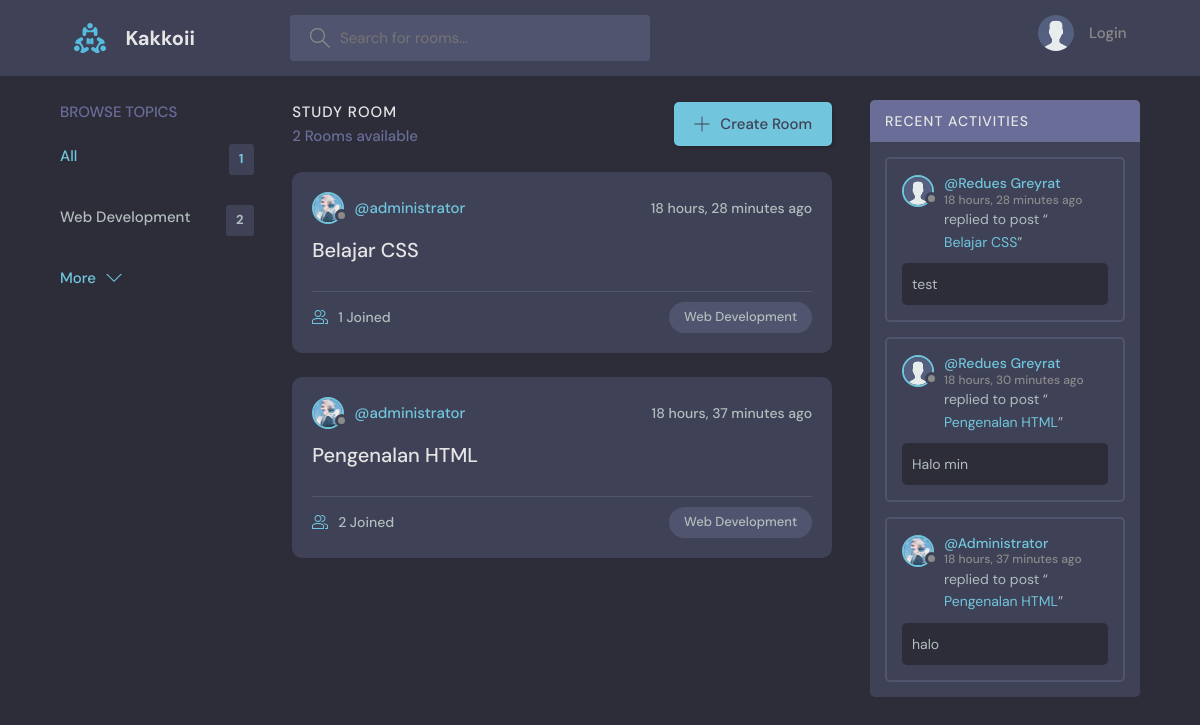
The page / on the database its author committed.
### base/models.py (models this page shows, shortened)
class Topic(models.Model):
    name = models.CharField(max_length=200)

class Room(models.Model):
    host =  models.ForeignKey(User, on_delete=models.SET_NULL, null=True)
    topic = models.ForeignKey(Topic, on_delete=models.SET_NULL, null=True)
    name = models.CharField(max_length=200)
    description = models.TextField(null=True, blank=True)
    participants = models.ManyToManyField(User, related_name='participants', blank=True)
    updated = models.DateTimeField(auto_now=True)
    created = models.DateTimeField(auto_now_add=True)
    class Meta:
        ordering = ['-updated', '-created']
    def __str__(self):
        return self.name

class User(AbstractUser):
    name = models.CharField(max_length=200, null=True)
    email = models.EmailField(unique=True, null=True)
    bio = models.TextField(null=True)
    avatar = models.ImageField(null=True, default="avatar.svg")
    USERNAME_FIELD = 'email'
    REQUIRED_FIELDS = []

class Message(models.Model):
    user = models.ForeignKey(User, on_delete=models.CASCADE)
    room = models.ForeignKey(Room, on_delete=models.CASCADE)
    body = models.TextField()
    updated = models.DateTimeField(auto_now=True)
    created = models.DateTimeField(auto_now_add=True)
    class Meta:
        ordering = ['-updated', '-created']

### base/views.py (the view)
# urls.py: path('', views.home, name="home"),
def home(request):
    q = request.GET.get('q') if request.GET.get('q') != None else ''
    rooms = Room.objects.filter(Q(topic__name__icontains=q) |
                                Q(name__icontains=q) |
                                Q(description__icontains=q)
                                )
    topics = Topic.objects.all()[0:5]
    room_count = rooms.count()
    room_messages = Message.objects.filter(Q(room__topic__name__icontains=q))
    context = {'rooms': rooms, 'topics': topics, 'room_count': room_count, 'room_messages': room_messages}
    return render(request, 'base/home.html', context)

### base/templates/base/home.html (shortened to what this page needs)
{% extends 'main.html' %}
{% block content %}
<main class="layout layout--3">
  <div class="container">
    {% include 'base/topics_component.html' %}
    <div class="roomList">
      <div class="roomList__header">
        <div>
          <h2>Study Room</h2>
          <p>{{room_count}} Rooms available</p>
        </div>
        <a class="btn btn--main" href="{% url 'create-room' %}">
          <svg
            version="1.1"
            xmlns="http://www.w3.org/2000/svg"
            width="32"
            height="32"
            viewBox="0 0 32 32"
          >
            <title>add</title>
            <path
              d="M16.943 0.943h-1.885v14.115h-14.115v1.885h14.115v14.115h1.885v-14.115h14.115v-1.885h-14.115v-14.115z"
            ></path>
          </svg>
          Create Room
        </a>
      </div>
      {% include 'base/feed_component.html' %}
    </div>
    {% include 'base/activity_component.html' %}
  </div>
</main>
{% endblock %}

### base/templates/base/topics_component.html
<div class="topics">
  <div class="topics__header">
    <h2>Browse Topics</h2>
  </div>
  <ul class="topics__list">
    <li>
      <a href="{% url 'home' %}" class="active">All <span>{{topics.count}}</span></a>
    </li>
    {% for topic in topics %}
    <li>
      <a href="{% url 'home' %}?q={{topic.name}}">{{topic.name}}<span>{{topic.room_set.all.count}}</span></a>
    </li>
    {% endfor %}
  <a class="btn btn--link" href="{% url 'topics' %}">
    More
    <svg
      version="1.1"
      xmlns="http://www.w3.org/2000/svg"
      width="32"
      height="32"
      viewBox="0 0 32 32"
    >
      <title>chevron-down</title>
      <path d="M16 21l-13-13h-3l16 16 16-16h-3l-13 13z"></path>
    </svg>
  </a>
</div>

### base/templates/base/feed_component.html (shortened to what this page needs)
{% for room in rooms %}
<div class="roomListRoom">
  <div class="roomListRoom__header">
    <a href="{% url 'user-profile' room.host.id %}" class="roomListRoom__author">
      <div class="avatar avatar--small">
        <img src="{{room.host.avatar.url}}" />
      </div>
      <span>@{{room.host.username}}</span>
    </a>
    <div class="roomListRoom__actions">
      <span>{{room.created|timesince}} ago</span>
    </div>
  </div>
  <div class="roomListRoom__content">
    <a href="{% url 'room' room.id %}">{{room.name}}</a>
  </div>
  <div class="roomListRoom__meta">
    <a href="{% url 'room' room.id %}" class="roomListRoom__joined">
      {{room.participants.all.count}} Joined
    </a>
    <p class="roomListRoom__topic">{{room.topic.name}}</p>
  </div>
</div>
{% endfor %}

### base/templates/base/activity_component.html (shortened to what this page needs)
<div class="activities">
  <div class="activities__header">
    <h2>Recent Activities</h2>
  </div>
  {% for message in room_messages %}
  <div class="activities__box">
    <div class="activities__boxHeader roomListRoom__header">
      <a
        href="{% url 'user-profile' message.user.id %}"
        class="roomListRoom__author"
      >
        <div class="avatar avatar--small">
          <img src="{{message.user.avatar.url}}" />
        </div>
        <p>
          @{{message.user.name}}
          <span>{{message.created|timesince}} ago</span>
        </p>
      </a>
    </div>
    <div class="activities__boxContent">
      <p>
        replied to post “<a href="{% url 'room' message.room.id %}"
          >{{message.room}}</a
        >”
      </p>
      <div class="activities__boxRoomContent">{{message.body}}</div>
    </div>
  </div>
  {% endfor %}
</div>

### rows shown on the page
Topic: name "Web Development", room_set.all.count "2"
Room: host.avatar (picture), host.username "administrator", created "18 hours, 28 minutes", name "Belajar CSS", participants.all.count "1", topic.name "Web Development"
Room: host.avatar (picture), host.username "administrator", created "18 hours, 37 minutes", name "Pengenalan HTML", participants.all.count "2", topic.name "Web Development"
Message: user.avatar (placeholder picture), user.name "Redues Greyrat", created "18 hours, 28 minutes", room "Belajar CSS", body "test"
Message: user.avatar (placeholder picture), user.name "Redues Greyrat", created "18 hours, 30 minutes", room "Pengenalan HTML", body "Halo min"
Message: user.avatar (picture), user.name "Administrator", created "18 hours, 37 minutes", room "Pengenalan HTML", body "halo"

### other values the page prints
{{ topics.count }} "1"
{{ room_count }} "2"
